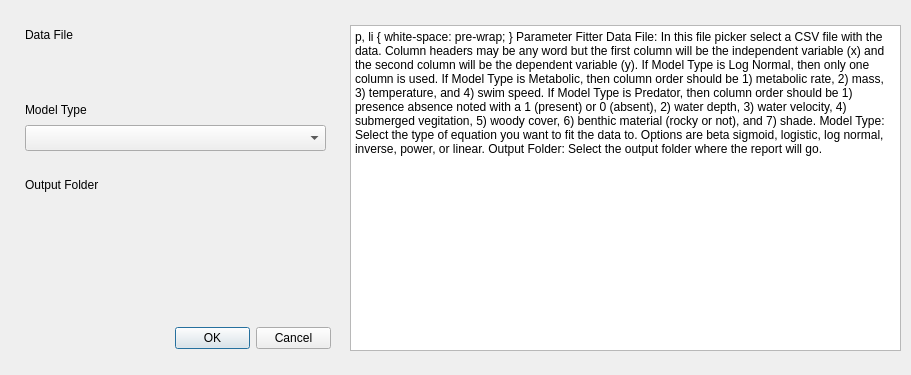
<?xml version="1.0" encoding="UTF-8"?>
<ui version="4.0">
 <class>ParameterFitterDialogBase</class>
 <widget class="QDialog" name="ParameterFitterDialogBase">
  <property name="geometry">
   <rect>
    <x>0</x>
    <y>0</y>
    <width>911</width>
    <height>375</height>
   </rect>
  </property>
  <property name="windowTitle">
   <string>Parameter Fitter</string>
  </property>
  <widget class="QDialogButtonBox" name="button_box">
   <property name="geometry">
    <rect>
     <x>175</x>
     <y>325</y>
     <width>156</width>
     <height>27</height>
    </rect>
   </property>
   <property name="orientation">
    <enum>Qt::Horizontal</enum>
   </property>
   <property name="standardButtons">
    <set>QDialogButtonBox::Cancel|QDialogButtonBox::Ok</set>
   </property>
  </widget>
  <widget class="QgsFileWidget" name="input_file">
   <property name="geometry">
    <rect>
     <x>25</x>
     <y>50</y>
     <width>301</width>
     <height>25</height>
    </rect>
   </property>
  </widget>
  <widget class="QTextEdit" name="textEdit">
   <property name="geometry">
    <rect>
     <x>350</x>
     <y>25</y>
     <width>551</width>
     <height>326</height>
    </rect>
   </property>
   <property name="html">
    <string>&lt;!DOCTYPE HTML PUBLIC &quot;-//W3C//DTD HTML 4.0//EN&quot; &quot;http://www.w3.org/TR/REC-html40/strict.dtd&quot;&gt;
&lt;html&gt;&lt;head&gt;&lt;meta name=&quot;qrichtext&quot; content=&quot;1&quot; /&gt;&lt;style type=&quot;text/css&quot;&gt;
p, li { white-space: pre-wrap; }
&lt;/style&gt;&lt;/head&gt;&lt;body style=&quot; font-family:'MS Shell Dlg 2'; font-size:8.25pt; font-weight:400; font-style:normal;&quot;&gt;
&lt;p style=&quot; margin-top:12px; margin-bottom:12px; margin-left:0px; margin-right:0px; -qt-block-indent:0; text-indent:0px;&quot;&gt;&lt;span style=&quot; font-size:18pt; font-weight:600;&quot;&gt;Parameter Fitter&lt;/span&gt;&lt;/p&gt;
&lt;p style=&quot; margin-top:12px; margin-bottom:12px; margin-left:0px; margin-right:0px; -qt-block-indent:0; text-indent:0px;&quot;&gt;&lt;span style=&quot; font-size:12pt; font-weight:600;&quot;&gt;Data File:&lt;/span&gt;&lt;span style=&quot; font-size:12pt;&quot;&gt; In this file picker select a CSV file with the data. Column headers may be any word but the first column will be the independent variable (x) and the second column will be the dependent variable (y).&lt;/span&gt;&lt;span style=&quot; font-size:12pt; font-style:italic;&quot;&gt; &lt;/span&gt;&lt;span style=&quot; font-size:12pt;&quot;&gt;If &lt;/span&gt;&lt;span style=&quot; font-size:12pt; font-style:italic;&quot;&gt;Model Type&lt;/span&gt;&lt;span style=&quot; font-size:12pt;&quot;&gt; is &lt;/span&gt;&lt;span style=&quot; font-size:12pt; font-style:italic;&quot;&gt;Log Normal,&lt;/span&gt;&lt;span style=&quot; font-size:12pt;&quot;&gt; then only one column is used. If &lt;/span&gt;&lt;span style=&quot; font-size:12pt; font-style:italic;&quot;&gt;Model Type&lt;/span&gt;&lt;span style=&quot; font-size:12pt;&quot;&gt; is &lt;/span&gt;&lt;span style=&quot; font-size:12pt; font-style:italic;&quot;&gt;Metabolic,&lt;/span&gt;&lt;span style=&quot; font-size:12pt;&quot;&gt; then column order should be 1) metabolic rate, 2) mass, 3) temperature, and 4) swim speed. If &lt;/span&gt;&lt;span style=&quot; font-size:12pt; font-style:italic;&quot;&gt;Model Type&lt;/span&gt;&lt;span style=&quot; font-size:12pt;&quot;&gt; is &lt;/span&gt;&lt;span style=&quot; font-size:12pt; font-style:italic;&quot;&gt;Predator,&lt;/span&gt;&lt;span style=&quot; font-size:12pt;&quot;&gt; then column order should be 1) presence absence noted with a 1 (present) or 0 (absent), 2) water depth, 3) water velocity, 4) submerged vegitation, 5) woody cover, 6) benthic material (rocky or not), and 7) shade.&lt;/span&gt;&lt;/p&gt;
&lt;p style=&quot; margin-top:12px; margin-bottom:12px; margin-left:0px; margin-right:0px; -qt-block-indent:0; text-indent:0px;&quot;&gt;&lt;span style=&quot; font-size:12pt; font-weight:600;&quot;&gt;Model Type:&lt;/span&gt;&lt;span style=&quot; font-size:12pt;&quot;&gt; Select the type of equation you want to fit the data to. Options are beta sigmoid, logistic, log normal, inverse, power, or linear. &lt;/span&gt;&lt;/p&gt;
&lt;p style=&quot; margin-top:12px; margin-bottom:12px; margin-left:0px; margin-right:0px; -qt-block-indent:0; text-indent:0px;&quot;&gt;&lt;span style=&quot; font-size:12pt; font-weight:600;&quot;&gt;Output Folder:&lt;/span&gt;&lt;span style=&quot; font-size:12pt;&quot;&gt; Select the output folder where the report will go.&lt;/span&gt;&lt;/p&gt;&lt;/body&gt;&lt;/html&gt;</string>
   </property>
  </widget>
  <widget class="QLabel" name="label">
   <property name="geometry">
    <rect>
     <x>25</x>
     <y>25</y>
     <width>61</width>
     <height>19</height>
    </rect>
   </property>
   <property name="text">
    <string>Data File</string>
   </property>
  </widget>
  <widget class="QLabel" name="label_2">
   <property name="geometry">
    <rect>
     <x>25</x>
     <y>100</y>
     <width>101</width>
     <height>19</height>
    </rect>
   </property>
   <property name="text">
    <string>Model Type</string>
   </property>
  </widget>
  <widget class="QComboBox" name="model_type">
   <property name="geometry">
    <rect>
     <x>25</x>
     <y>125</y>
     <width>301</width>
     <height>26</height>
    </rect>
   </property>
   <item>
    <property name="text">
     <string/>
    </property>
   </item>
   <item>
    <property name="text">
     <string>Linear</string>
    </property>
   </item>
   <item>
    <property name="text">
     <string>Power</string>
    </property>
   </item>
   <item>
    <property name="text">
     <string>Inverse</string>
    </property>
   </item>
   <item>
    <property name="text">
     <string>Beta Sigmoid</string>
    </property>
   </item>
   <item>
    <property name="text">
     <string>Logistic</string>
    </property>
   </item>
   <item>
    <property name="text">
     <string>Log Normal</string>
    </property>
   </item>
   <item>
    <property name="text">
     <string>Metabolic</string>
    </property>
   </item>
   <item>
    <property name="text">
     <string>Predator</string>
    </property>
   </item>
  </widget>
  <widget class="QgsFileWidget" name="output_folder">
   <property name="geometry">
    <rect>
     <x>25</x>
     <y>200</y>
     <width>301</width>
     <height>25</height>
    </rect>
   </property>
   <property name="storageMode">
    <enum>QgsFileWidget::GetDirectory</enum>
   </property>
  </widget>
  <widget class="QLabel" name="label_3">
   <property name="geometry">
    <rect>
     <x>25</x>
     <y>175</y>
     <width>101</width>
     <height>19</height>
    </rect>
   </property>
   <property name="text">
    <string>Output Folder</string>
   </property>
  </widget>
 </widget>
 <customwidgets>
  <customwidget>
   <class>QgsFileWidget</class>
   <extends>QWidget</extends>
   <header>qgsfilewidget.h</header>
  </customwidget>
 </customwidgets>
 <resources/>
 <connections>
  <connection>
   <sender>button_box</sender>
   <signal>accepted()</signal>
   <receiver>ParameterFitterDialogBase</receiver>
   <slot>accept()</slot>
   <hints>
    <hint type="sourcelabel">
     <x>20</x>
     <y>20</y>
    </hint>
    <hint type="destinationlabel">
     <x>20</x>
     <y>20</y>
    </hint>
   </hints>
  </connection>
  <connection>
   <sender>button_box</sender>
   <signal>rejected()</signal>
   <receiver>ParameterFitterDialogBase</receiver>
   <slot>reject()</slot>
   <hints>
    <hint type="sourcelabel">
     <x>20</x>
     <y>20</y>
    </hint>
    <hint type="destinationlabel">
     <x>20</x>
     <y>20</y>
    </hint>
   </hints>
  </connection>
 </connections>
</ui>
